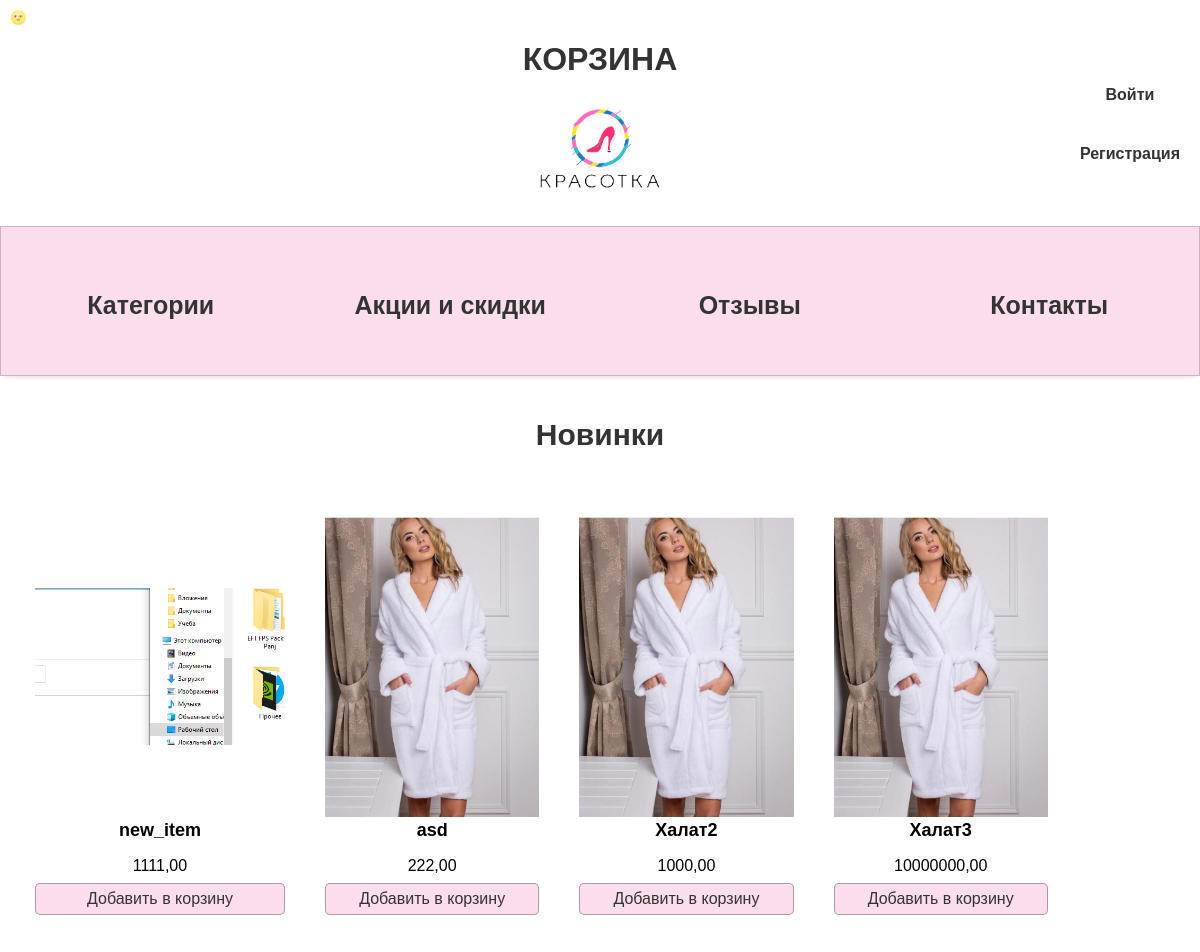
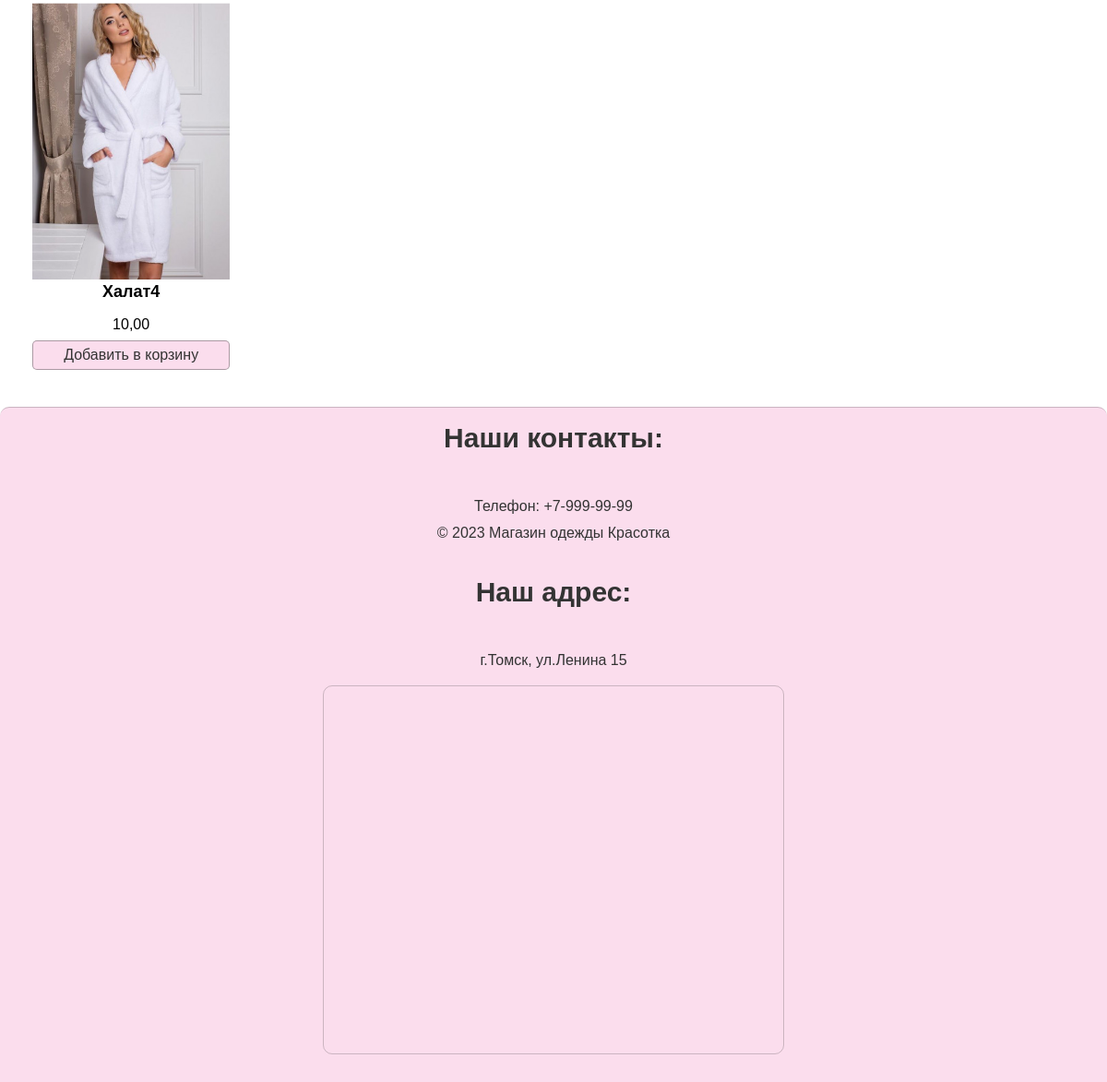
The page / on the database its author committed (2 pictures, top to bottom).
### mainApp/models.py (models this page shows, shortened)
class Item(models.Model):
    category = models.ForeignKey(Category, on_delete=models.CASCADE, null=True, verbose_name='Категория')
    name = models.CharField(max_length=100, verbose_name='Название')
    description = models.TextField(default=None, verbose_name='Описание')
    price = models.DecimalField(max_digits=10, decimal_places=2, verbose_name='Цена')
    image = models.ImageField(upload_to='items/%Y/%m/%d/', blank=True, verbose_name='Фото')
    created_at = models.DateTimeField(auto_now_add=True, verbose_name='Создано')
    updated_at = models.DateTimeField(auto_now=True, verbose_name='Обновлено')
    slug_name = models.CharField(max_length=100, default='slug_name', verbose_name='Слаг (форен кей)')
    item_slug = models.CharField(max_length=100, default='item_slug', verbose_name='Слаг (предмета)')
    discount = models.DecimalField(default=0.00, max_digits=4, decimal_places=2,verbose_name='Скидка')
    class Meta:
        verbose_name = 'Вещи'
        verbose_name_plural = 'Вещи'
        ordering = ['created_at', 'updated_at']

### mainApp/views.py (the view)
# urls.py: path('', Index.as_view(), name='index'),
class Index(ListView):
    def get(self, request, *args, **kwargs):
        thirty_days_ago = timezone.now() - timezone.timedelta(days=30)
        new_items = Item.objects.filter(created_at__gte=thirty_days_ago)
        return render(request, 'index.html', {'items': new_items})

### mainApp/templates/index.html
{% extends "base.html" %}
{% load static %}
{% block content %}
<h2 style="text-align:center; color: #333;">Новинки</h2>
<section class="item-section">
    <ul class="item_list">
        {% if items %}
        {%for item in items %}
        <li class="item_list_item">
            {% if item.image %}
            <img src="{{item.image.url}}" alt="Картинка" class="item_img">
            {% else %}
            <img class="item_img" src="{% static 'mainApp/img/юбка.png' %}" alt="this is image of cate">
            {% endif %}
            <h3>{{item.name}}</h3>
            <p>{{item.price}}</p>
            <a href="{% url 'purchase:cart_add' item.item_slug%}" class="add_in_cart">Добавить в корзину</a>
        </li>
        {% endfor %}
        {% else %}
        <p>На данный момент новинки отсутствуют</p>
        {% endif %}
    </ul>
</section>
{% endblock %}

### mainApp/static/mainApp/css/style.css (style rules this page uses)
* { box-sizing: border-box; margin: 0; padding: 0; transition: background-color 1s ease, color 1s ease; }
body, html { height: 100%; margin: 0; }
html { scroll-behavior: smooth; }
body { font-family: 'Gilroy-Medium', sans-serif; margin: 0; font-size: 1rem; font-weight: 400; line-height: 1.5; color: #292b2c; background-color: var(--color-bg); color: var(--color-text); overflow-x: hidden; }
a { text-decoration: none; color: #333; }
h2 { font-size: 30px; margin-bottom: 40px; }
ul { list-style: none; }
.item-section { display: flex; justify-content: center; }
.item_list { list-style: none; padding: 0; display: flex; flex-wrap: wrap; justify-content: flex-start; margin: 0 auto; }
.item_list_item { text-align: center; margin: 20px; max-width: 250px; display: flex; flex-direction: column; justify-content: space-between; }
.item_img { width: 100%; height: 300px; object-fit: contain; transition: transform 0.5s ease; }
img { max-width: 100%; }
h3 { font-size: 18px; margin-bottom: 10px; }
p { font-size: 16px; margin-bottom: 5px; }
.add_in_cart { display: inline-block; padding: 3px; background-color: rgb(251, 221, 237); color: #333; text-decoration: none; border: 0.5px solid #3336; border-radius: 5px; font-family: Arial, sans-serif; }

### rows shown on the page
Item: image (picture), name "new_item", price "1111,00"
Item: image (picture), name "asd", price "222,00"
Item: image (picture), name "Халат2", price "1000,00"
Item: image (picture), name "Халат3", price "10000000,00"
Item: image (picture), name "Халат4", price "10,00"
